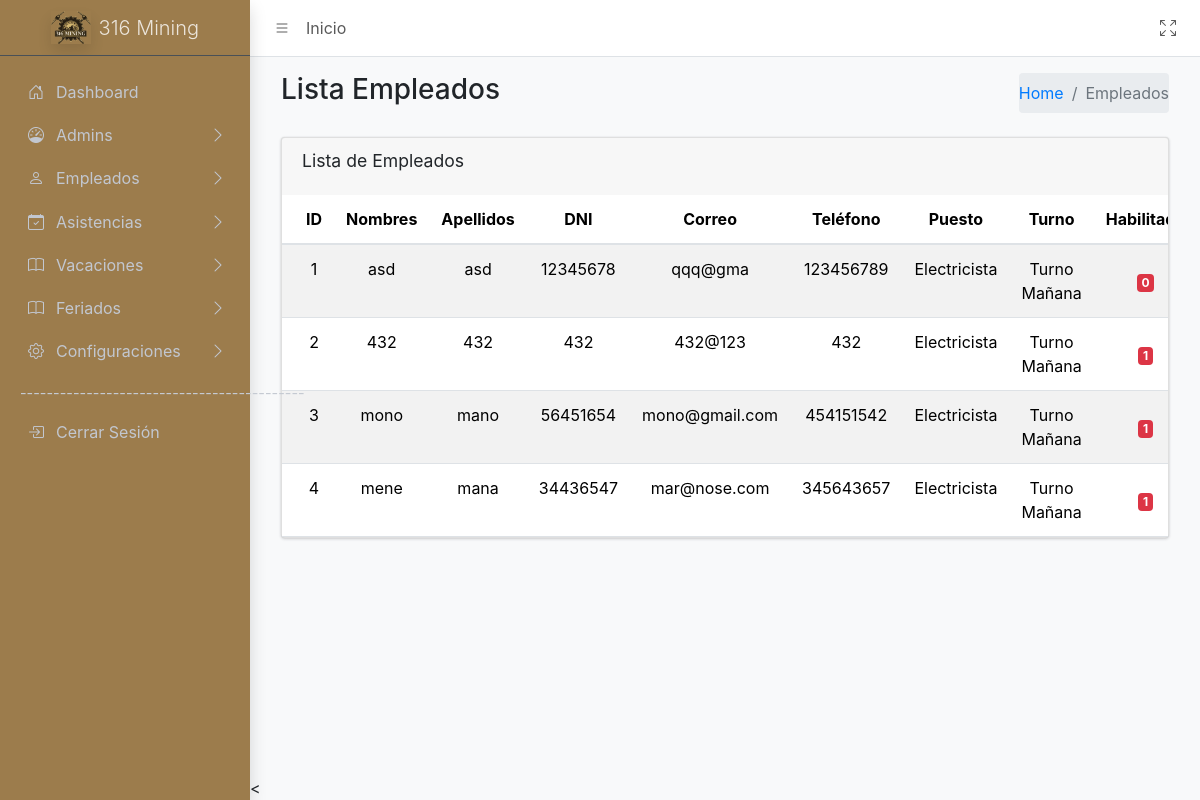
Before: /sistema/controller/UsuariosController/UsuariosController.php?action=MostrarUsuario (signed in) with the older database file.
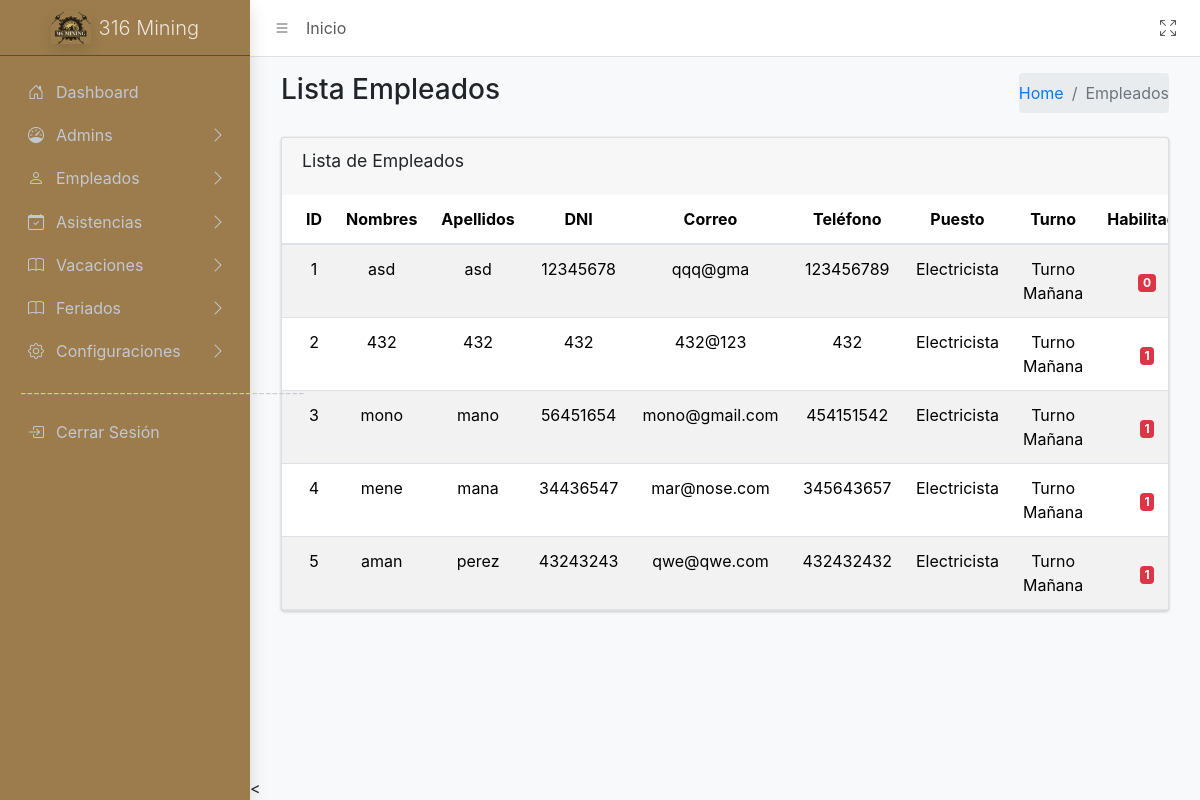
After: the same page with the newer database file.
### tables this page shows
CREATE TABLE `empleados` (
  `idEmpleado` int(11) NOT NULL,
  `nombres` varchar(50) NOT NULL,
  `apellidos` varchar(50) NOT NULL,
  `dni` varchar(8) NOT NULL,
  `correo` varchar(50) NOT NULL,
  `telefono` varchar(15) DEFAULT NULL,
  `idPuesto` int(11) DEFAULT NULL,
  `idTurno` int(11) DEFAULT NULL,
  `estado` enum('Activo','Inactivo') DEFAULT 'Activo',
  `habilitado` tinyint(1) NOT NULL,
  `idApp` varchar(10) DEFAULT NULL COMMENT 'id para la app',
  `passwordApp` varchar(20) DEFAULT NULL COMMENT 'contra para la app'
);

CREATE TABLE `puestos` (
  `idPuesto` int(11) NOT NULL,
  `nombrePuesto` varchar(50) NOT NULL,
  `area` varchar(50) DEFAULT NULL,
  `descripcion` varchar(50) NOT NULL
);

CREATE TABLE `turnos` (
  `idTurno` int(11) NOT NULL,
  `descripcion` varchar(50) NOT NULL,
  `entrada` time DEFAULT NULL,
  `salida` time DEFAULT NULL,
  `duracion` time DEFAULT NULL,
  `receso` time NOT NULL,
  `tolerancia` int(11) DEFAULT 0,
  `tolerancia_acumulada_mensual` int(11) DEFAULT 0
);

### sistema/controller/BaseController.php (called while the page is built, shortened)
<?php
class BaseController {
        protected function loadView($view,
                                        $data = [],
                                        $additionalCss = [],
                                        $additionalJs = [],
                                        $title = 'Sistema') {
                                    include __DIR__ . '/../view/templates/layout.php';
    }
}
?>

### sistema/model/conexion.php (called while the page is built, shortened)
<?php
class Database {
    public function __construct() {
        try {
            $host = 'localhost';
            $dbname = 'biometrico';
            $username = 'root';
            $password = '';
            $this->conn = new PDO("mysql:host=$host;dbname=$dbname", $username, $password);
        } catch (PDOException $e) {
            echo "Error de conexión: " . $e->getMessage();
            exit();
        }
    }
}
?>

### sistema/model/UsuarioModel/ListaModel.php (called while the page is built, shortened)
<?php
require_once __DIR__ . '/../conexion.php';
class ListaModel extends Database
{
    public function getUsuarios()
    {
        $sql = "SELECT e.idEmpleado, e.nombres, e.apellidos, e.dni, e.correo, e.telefono,
                                e.idPuesto, p.nombrePuesto AS puesto,
                                e.idTurno, t.descripcion AS turno,
                                e.habilitado
                    FROM empleados e
                    LEFT JOIN puestos p ON e.idPuesto = p.idPuesto
                    LEFT JOIN turnos t ON e.idTurno = t.idTurno";
        $stmt = $this->conn->prepare($sql);
        $stmt->execute();
        return $stmt->fetchAll(PDO::FETCH_ASSOC);
    }
}

### sistema/view/Usuarios/Lista.php (the view, shortened to what this page needs)
<div class="app-content">
    <div class="container-fluid">
        <div class="row">
            <div class="col-sm-6">
                <h3 class="mb-0">Lista Empleados</h3>
            </div>
            <div class="col-sm-6">
                <ol class="breadcrumb float-sm-end">
                    <li class="breadcrumb-item"><a href="/biometrico/sistema/controller/DashboardController/DashboardController.php?action=MostrarDashboard">Home</a></li>
                    <li class="breadcrumb-item active" aria-current="page">Empleados</li>
                </ol>
            </div>
        </div>
        <div class="row mt-4">
            <div class="col-lg-12">
                <div class="card mb-4">
                    <div class="card-header border-0">
                        <div class="d-flex justify-content-between">
                            <h3 class="card-title">Lista de Empleados</h3>
                        </div>
                    </div>
                    <div class="card-body table-responsive p-0">
                        <table class="table table-striped align-middle text-center">
                            <thead>
                                <tr>
                                    <th>ID</th>
                                    <th>Nombres</th>
                                    <th>Apellidos</th>
                                    <th>DNI</th>
                                    <th>Correo</th>
                                    <th>Teléfono</th>
                                    <th>Puesto</th>
                                    <th>Turno</th>
                                    <th>Habilitado</th>
                                </tr>
                            </thead>
                            <tbody>
                                <?php if (!empty($usuarios)): ?>
                                    <?php foreach ($usuarios as $empleado): ?>
                                        <tr>
                                            <td><?php echo $empleado['idEmpleado']; ?></td>
                                            <td><?php echo $empleado['nombres']; ?></td>
                                            <td><?php echo $empleado['apellidos']; ?></td>
                                            <td><?php echo $empleado['dni']; ?></td>
                                            <td><?php echo $empleado['correo']; ?></td>
                                            <td><?php echo $empleado['telefono']; ?></td>
                                            <td><?php echo $empleado['puesto']; ?></td>
                                            <td><?php echo $empleado['turno']; ?></td>
                                            <td class="text-center align-middle">
                                                <span class="badge bg-<?php echo $empleado['habilitado'] == 'activo' ? 'success' : 'danger'; ?>">
                                                    <?php echo ucfirst($empleado['habilitado']); ?>
                                                </span>
                                            </td>
                                        </tr>
                                    <?php endforeach; ?>
                                <?php else: ?>
                                    <tr>
                                        <td colspan="11" class="text-center">No hay empleados registrados.</td>
                                    </tr>
                                <?php endif; ?>
                            </tbody>
                        </table>
                    </div>
                </div>
            </div>
        </div>
    </div>
</div>

### sistema/controller/UsuariosController/UsuariosController.php (shortened to what this page needs)
<?php
require_once '../BaseController.php';
require_once __DIR__ . '/../../model/UsuarioModel/ListaModel.php';
class UsuariosController extends BaseController
{
    public function MostrarUsuario()
    {
        $listaModel = new ListaModel();
        $empleados = $listaModel->getUsuarios();
        $puesto = $listaModel->MostrarPuestos();
        $turno = $listaModel->MostrarTurnos();
        $this->loadView('Usuarios.Lista', [
            'usuarios' => $empleados,
            'puestos' => $puesto,
            'turnos' => $turno,
        ], [], ['/biometrico/sistema/view/Usuarios/js/editarEmpleado.min.js'], 'Usuarios');
    }
}
if (isset($_GET['action'])) {
    $controller = new UsuariosController();
    $action = $_GET['action'];
    if (method_exists($controller, $action)) {
        $controller->$action();
    } else {
        echo "Error: Acción no encontrada.";
    }
}

### sistema/view/templates/layout.php (shortened to what this page needs)
<!DOCTYPE html>
<html lang="en">
<head>
    <link rel="stylesheet" href="https://cdn.jsdelivr.net/npm/@fontsource/source-sans-3@5.0.12/index.css">
    <link rel="stylesheet" href="https://cdn.jsdelivr.net/npm/overlayscrollbars@2.3.0/styles/overlayscrollbars.min.css">
    <link rel="stylesheet" href="https://cdn.jsdelivr.net/npm/bootstrap-icons@1.11.0/font/bootstrap-icons.min.css">
    <link rel="stylesheet" href="../../resources/dist/css/adminlte.css">
    <link rel="stylesheet" href="https://cdn.jsdelivr.net/npm/apexcharts@3.37.1/dist/apexcharts.css">
</head>
<body class="layout-fixed sidebar-expand-lg bg-body-tertiary">
    <div class="app-wrapper">
        <nav class="app-header navbar navbar-expand bg-body">
            <div class="container-fluid">
                <ul class="navbar-nav">
                    <li class="nav-item"> <a class="nav-link" data-lte-toggle="sidebar" href="#" role="button"> <i class="bi bi-list"></i> </a> </li>
                    <li class="nav-item d-none d-md-block"> <a href="/biometrico/sistema/controller/DashboardController/DashboardController.php?action=MostrarDashboard" class="nav-link">Inicio</a> </li>
                </ul>
                <ul class="navbar-nav ms-auto">
                    <li class="nav-item"> <a class="nav-link" href="#" data-lte-toggle="fullscreen"> <i data-lte-icon="maximize" class="bi bi-arrows-fullscreen"></i> </a> </li>
                </ul>
            </div>
        </nav>
        <<aside class="app-sidebar bg-body-secondary shadow" data-bs-theme="dark">
            <div class="sidebar-brand">
                <a href="/biometrico/sistema/controller/DashboardController/DashboardController.php?action=MostrarDashboard" class="brand-link">
                    <img src="../../resources/img/minaLogo.png" alt="AdminLTE Logo" class="brand-image opacity-75 shadow">
                    <span class="brand-text fw-light">316 Mining</span>
                </a>
            </div>
            <div class="sidebar-wrapper">
                <nav class="mt-2">
                    <ul class="nav sidebar-menu flex-column" data-lte-toggle="treeview" role="menu" data-accordion="false">
                        <li class="nav-item">
                            <a href="/biometrico/sistema/controller/DashboardController/DashboardController.php?action=MostrarDashboard" class="nav-link">
                                <i class="nav-icon bi bi-house-door"></i>
                                <p> Dashboard </p>
                            </a>
                        </li>
                        <li class="nav-item menu-close">
                            <a href="#" class="nav-link">
                                <i class="nav-icon bi bi-speedometer"></i>
                                <p>Admins <i class="nav-arrow bi bi-chevron-right"></i></p>
                            </a>
                        </li>
                        <li class="nav-item menu-close">
                            <a href="#" class="nav-link">
                                <i class="nav-icon bi bi-person"></i>
                                <p>Empleados <i class="nav-arrow bi bi-chevron-right"></i></p>
                            </a>
                        </li>
                        <li class="nav-item menu-close">
                            <a href="#" class="nav-link">
                                <i class="nav-icon bi bi-calendar-check"></i>
                                <p>Asistencias <i class="nav-arrow bi bi-chevron-right"></i></p>
                            </a>
                        </li>
                        <li class="nav-item menu-close">
                            <a href="#" class="nav-link">
                                <i class="nav-icon bi bi-book"></i>
                                <p>Vacaciones <i class="nav-arrow bi bi-chevron-right"></i></p>
                            </a>
                        </li>
                        <li class="nav-item menu-close">
                            <a href="#" class="nav-link">
                                <i class="nav-icon bi bi-book"></i>
                                <p>Feriados <i class="nav-arrow bi bi-chevron-right"></i></p>
                            </a>
                        </li>
                        <li class="nav-item menu-close">
                            <a href="#" class="nav-link">
                                <i class="nav-icon bi bi-gear"></i>
                                <p>Configuraciones <i class="nav-arrow bi bi-chevron-right"></i></p>
                            </a>
                        </li>
                        <li class="nav-header">-------------------------------------------</li>
                        <li class="nav-item">
                            <a href="#" id="cerrarSesion" class="nav-link">
                                <i class="nav-icon bi bi-box-arrow-in-right"></i>
                                <p>Cerrar Sesión</p>
                            </a>
                        </li>
                    </ul>
                </nav>
            </div>
            </aside>
            <main class="app-main">
                <div class="app-content-header">
                    <div class="container-fluid">
                        <div class="row">
                            <?php include $viewPath; ?>
                        </div>
                    </div>
                </div>
            </main>
    </div>
<link rel="stylesheet" href="https://maxcdn.bootstrapcdn.com/bootstrap/4.5.2/css/bootstrap.min.css">
</body>
</html>

Changed rows visible on the page:
added empleados: idEmpleado "5", nombres "aman", apellidos "perez", dni "43243243", correo "qwe@qwe.com", telefono "432432432", idPuesto.nombrePuesto "Electricista", idTurno.descripcion "Turno Mañana", habilitado "1"
